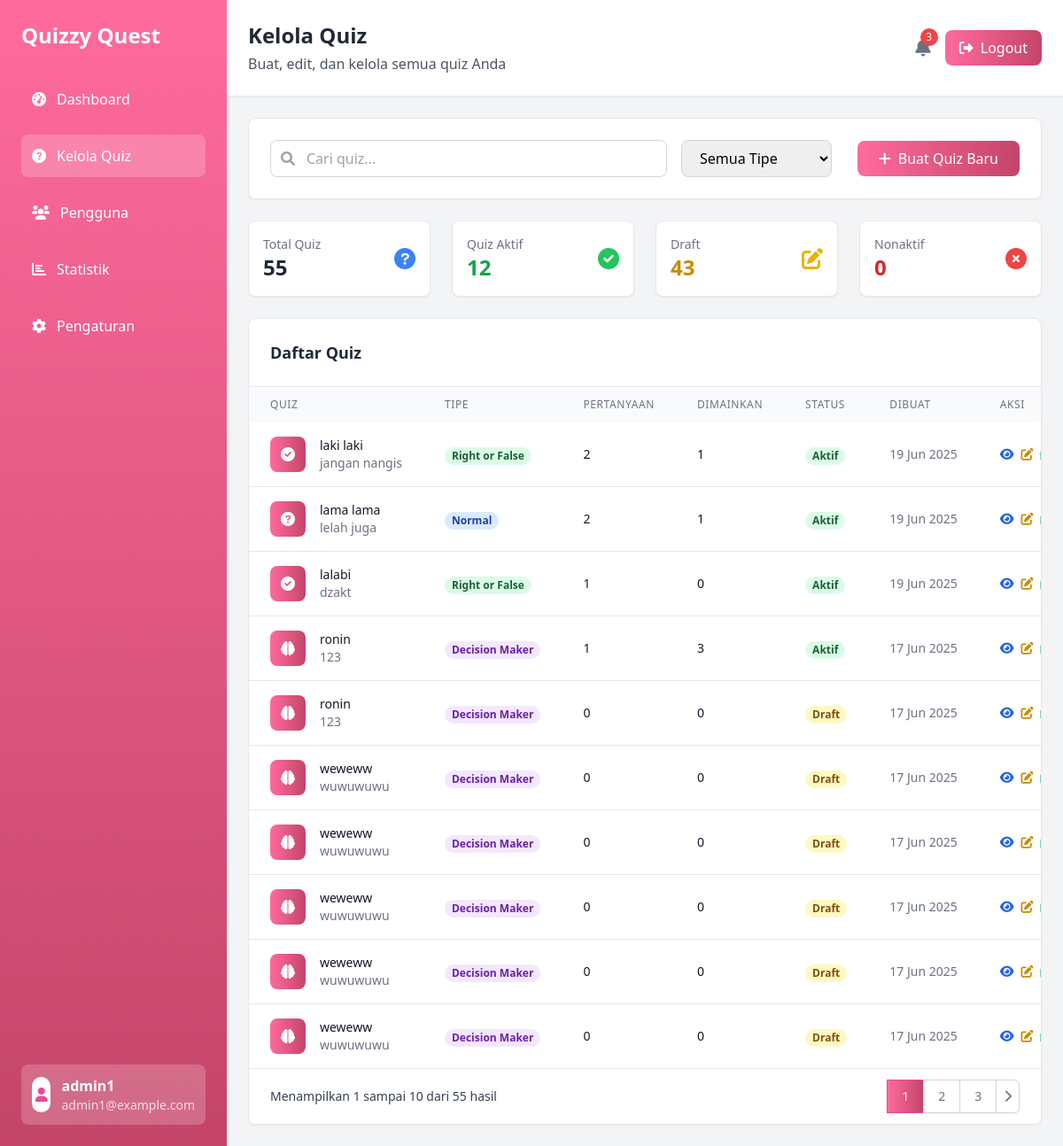
Screenshot of /pages/admin/quis.php (signed in) with the database file from the repository.
### tables this page shows
CREATE TABLE `quizzes` (
  `quiz_id` bigint unsigned NOT NULL AUTO_INCREMENT,
  `title` varchar(100) NOT NULL,
  `description` text,
  `quiz_type` enum('normal','decision_maker','rof') NOT NULL,
  `created_by` bigint unsigned NOT NULL,
  `created_at` timestamp NULL DEFAULT CURRENT_TIMESTAMP,
  PRIMARY KEY (`quiz_id`),
  KEY `created_by` (`created_by`),
  CONSTRAINT `quizzes_ibfk_1` FOREIGN KEY (`created_by`) REFERENCES `users` (`user_id`) ON DELETE CASCADE
);

### pages/admin/quis.php (the view, shortened to what the rows shown need)
<?php
require_once '../../assets/php/koneksi_db.php';
require_once '../../assets/php/quiz_handler.php';
$quizHandler = new QuizHandler($koneksi);
$page = intval($_GET['page'] ?? 1);
$search = $_GET['search'] ?? '';
$type_filter = $_GET['type_filter'] ?? '';
$quizzes = $quizHandler->getQuizzes($page, 10, $search, $type_filter);
?>
<!DOCTYPE html>
<html lang="id">
<head>
    <script src="https://cdn.tailwindcss.com"></script>
    <link href="https://cdnjs.cloudflare.com/ajax/libs/font-awesome/6.0.0/css/all.min.css" rel="stylesheet">
</head>
<body class="bg-gray-100">
    <div class="flex h-screen">
        <div class="w-64 bg-gradient-to-b from-pink-gradient-start to-pink-gradient-end text-white">
            <div class="p-6">
                <h1 class="text-2xl font-bold mb-8">Quizzy Quest</h1>
            </div>
        </div>
        <div class="flex-1 overflow-y-auto">
            <header class="bg-white shadow-sm border-b border-gray-200 p-6">
                <div class="flex justify-between items-center">
                    <div>
                        <h2 class="text-2xl font-bold text-gray-800">Kelola Quiz</h2>
                    </div>
                </div>
            </header>
            <main class="p-6">
                <div class="bg-white rounded-lg shadow-sm border border-gray-200 overflow-hidden">
                    <div class="overflow-x-auto">
                        <table class="w-full">
                            <thead class="bg-gray-50">
                                <tr>
                                    <th class="px-6 py-3 text-left text-xs font-medium text-gray-500 uppercase tracking-wider">Quiz</th>
                                    <th class="px-6 py-3 text-left text-xs font-medium text-gray-500 uppercase tracking-wider">Tipe</th>
                                    <th class="px-6 py-3 text-left text-xs font-medium text-gray-500 uppercase tracking-wider">Pertanyaan</th>
                                    <th class="px-6 py-3 text-left text-xs font-medium text-gray-500 uppercase tracking-wider">Dimainkan</th>
                                    <th class="px-6 py-3 text-left text-xs font-medium text-gray-500 uppercase tracking-wider">Status</th>
                                    <th class="px-6 py-3 text-left text-xs font-medium text-gray-500 uppercase tracking-wider">Dibuat</th>
                                    <th class="px-6 py-3 text-left text-xs font-medium text-gray-500 uppercase tracking-wider">Aksi</th>
                                </tr>
                            </thead>
                            <tbody class="bg-white divide-y divide-gray-200">
                                <?php foreach ($quizzes as $quiz): ?>
                                <tr class="hover:bg-gray-50" data-quiz-id="<?php echo $quiz['quiz_id']; ?>">
                                    <td class="px-6 py-4 whitespace-nowrap">
                                        <div class="flex items-center">
                                            <div class="w-10 h-10 bg-gradient-to-r from-pink-gradient-start to-pink-gradient-end rounded-lg flex items-center justify-center">
                                                <i class="fas <?php echo $quizHandler->getQuizIcon($quiz['quiz_type']); ?> text-white"></i>
                                            </div>
                                            <div class="ml-4">
                                                <div class="text-sm font-medium text-gray-900"><?php echo htmlspecialchars($quiz['title']); ?></div>
                                                <div class="text-sm text-gray-500"><?php echo htmlspecialchars(substr($quiz['description'] ?? '', 0, 50)); ?><?php echo strlen($quiz['description'] ?? '') > 50 ? '...' : ''; ?></div>
                                            </div>
                                        </div>
                                    </td>
                                    <td class="px-6 py-4 whitespace-nowrap">
                                        <span class="px-2 inline-flex text-xs leading-5 font-semibold rounded-full bg-<?php echo $quizHandler->getQuizTypeColor($quiz['quiz_type']); ?>-100 text-<?php echo $quizHandler->getQuizTypeColor($quiz['quiz_type']); ?>-800">
                                            <?php
                                            $type_labels = [
                                                'normal' => 'Normal',
                                                'rof' => 'Right or False',
                                                'decision_maker' => 'Decision Maker'
                                            ];
                                            echo $type_labels[$quiz['quiz_type']] ?? ucfirst($quiz['quiz_type']);
                                            ?>
                                        </span>
                                    </td>
                                                                        <td class="px-6 py-4 whitespace-nowrap text-sm text-gray-900"><?php echo $quiz['question_count']; ?></td>
                                    <td class="px-6 py-4 whitespace-nowrap text-sm text-gray-900"><?php echo number_format($quiz['play_count']); ?></td>
                                    <td class="px-6 py-4 whitespace-nowrap">
                                        <?php if ($quiz['question_count'] > 0): ?>
                                            <span class="px-2 inline-flex text-xs leading-5 font-semibold rounded-full bg-green-100 text-green-800">Aktif</span>
                                        <?php else: ?>
                                            <span class="px-2 inline-flex text-xs leading-5 font-semibold rounded-full bg-yellow-100 text-yellow-800">Draft</span>
                                        <?php endif; ?>
                                    </td>
                                    <td class="px-6 py-4 whitespace-nowrap text-sm text-gray-500"><?php echo $quizHandler->formatDate($quiz['created_at']); ?></td>
                                    <td class="px-6 py-4 whitespace-nowrap text-sm font-medium">
                                        <div class="flex space-x-2">
                                            <button onclick="viewQuiz(<?php echo $quiz['quiz_id']; ?>)" class="text-blue-600 hover:text-blue-900" title="Lihat">
                                                <i class="fas fa-eye"></i>
                                            </button>
                                            <button onclick="editQuiz(<?php echo $quiz['quiz_id']; ?>)" class="text-yellow-600 hover:text-yellow-900" title="Edit">
                                                <i class="fas fa-edit"></i>
                                            </button>
                                        </div>
                                    </td>
                                </tr>
                                <?php endforeach; ?>
                            </tbody>
                        </table>
                    </div>
                </div>
            </main>
        </div>
    </div>
</body>
</html>

### rows the page displays
quizzes: title "laki laki", description "jangan nangis", quiz_type "Right or False", question_count "2", play_count "1", shows "Aktif", created_at "19 Jun 2025"
quizzes: title "lama lama", description "lelah juga", quiz_type "Normal", question_count "2", play_count "1", shows "Aktif", created_at "19 Jun 2025"
quizzes: title "lalabi", description "dzakt", quiz_type "Right or False", question_count "1", play_count "0", shows "Aktif", created_at "19 Jun 2025"
quizzes: title "ronin", description "123", quiz_type "Decision Maker", question_count "1", play_count "3", shows "Aktif", created_at "17 Jun 2025"
quizzes: title "ronin", description "123", quiz_type "Decision Maker", question_count "0", play_count "0", shows "Draft", created_at "17 Jun 2025"
quizzes: title "weweww", description "wuwuwuwu", quiz_type "Decision Maker", question_count "0", play_count "0", shows "Draft", created_at "17 Jun 2025"
quizzes: title "weweww", description "wuwuwuwu", quiz_type "Decision Maker", question_count "0", play_count "0", shows "Draft", created_at "17 Jun 2025"
quizzes: title "weweww", description "wuwuwuwu", quiz_type "Decision Maker", question_count "0", play_count "0", shows "Draft", created_at "17 Jun 2025"
quizzes: title "weweww", description "wuwuwuwu", quiz_type "Decision Maker", question_count "0", play_count "0", shows "Draft", created_at "17 Jun 2025"
quizzes: title "weweww", description "wuwuwuwu", quiz_type "Decision Maker", question_count "0", play_count "0", shows "Draft", created_at "17 Jun 2025"

### other values shown
$userInfo['username'] "admin1"
$userInfo['email'] "admin1@example.com"
$quiz_stats['total'] "55"
$quiz_stats['active'] "12"
$quiz_stats['draft'] "43"
$quiz_stats['inactive'] "0"
min($page * 10, $total_quizzes) "10"
$total_quizzes "55"
